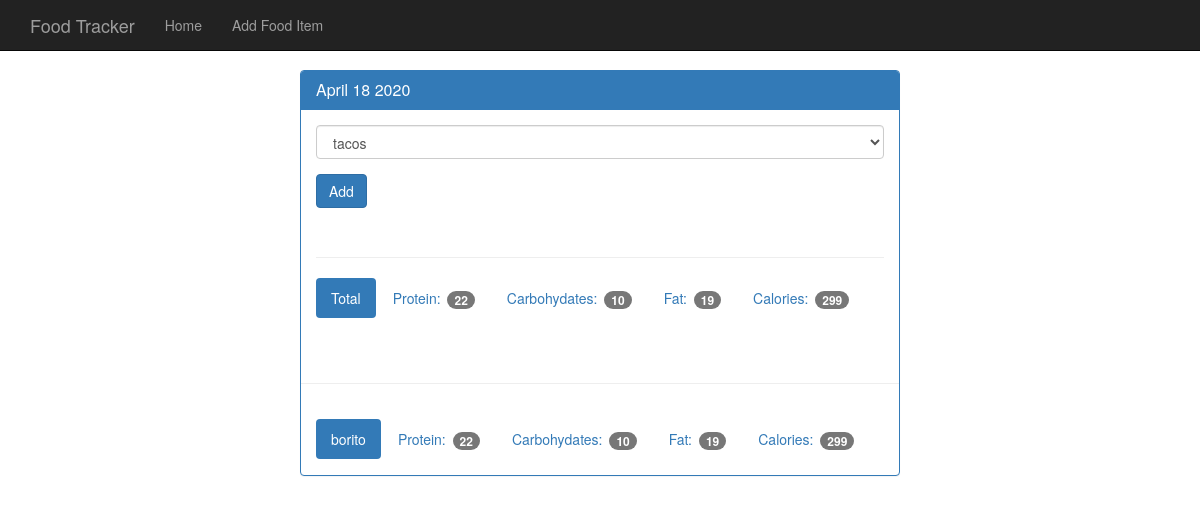
Screenshot of /view/20200418 with the database file from the repository.
### tables this page shows
CREATE TABLE food(
    id integer primary key autoincrement,
    name text not null,
    protein integer not null,
    carbohydrates integer not null,
    fat integer not null,
    calories integer not null
);

### app.py (the view, shortened to what this page needs)
@app.route("/view/<date>", methods=["GET", "POST"])
def view(date):
    db = get_db()
    cur = db.execute("select id, entry_date from log_date where entry_date = ?", [date])
    date_result = cur.fetchone()
    selected_date = datetime.strftime(helper_date(date_result), "%B %d %Y")
    food_cur = db.execute("select id, name from food")
    res_food = food_cur.fetchall()
    log_cur = db.execute(
        "select food.name, food.protein, food.carbohydrates, food.fat, food.calories from log_date join food_date on food_date.log_date_id = log_date.id join food on food.id = food_date.food_id where log_date.entry_date = ?",
        [date],
    )
    log_res = log_cur.fetchall()
    day_total = {"protein": 0, "carbohydrates": 0, "fat": 0, "calories": 0}
    for food in log_res:
        day_total["protein"] += food["protein"]
        day_total["carbohydrates"] += food["carbohydrates"]
        day_total["fat"] += food["fat"]
        day_total["calories"] += food["calories"]
    return render_template(
        "day.html",
        entry_date=date_result["entry_date"],
        selected_date=selected_date,
        res_food=res_food,
        log_res=log_res,
        day_total=day_total,
    )

### database/database.py (called while the page is built)
def connect_db():
    sql = sqlite3.connect(
        "/Users/roberthunnicutt/Downloads/starting_html/food_tracker.db"
    )
    sql.row_factory = sqlite3.Row
    return sql

def get_db():
    if not hasattr(g, "sqlite_db"):
        g.sqlite_db = connect_db()
    return g.sqlite_db

### helpers/helpers.py (called while the page is built)
def helper_date(date):
    d = datetime.strptime(str(date['entry_date']),'%Y%m%d')
    return d

### templates/day.html
{% extends 'base.html' %}
{% block content %}
<nav class="navbar navbar-inverse navbar-fixed-top">
  <div class="container">
    <div class="navbar-header">
      <a class="navbar-brand" href="{{url_for('index')}}">Food Tracker</a>
    </div>
    <div id="navbar" class="navbar-collapse collapse">
      <ul class="nav navbar-nav">
        <li><a href="{{url_for('index')}}">Home</a></li>
        <li><a href="{{url_for('food')}}">Add Food Item</a></li>
      </ul>
    </div>
  </div>
</nav>
<div class="container theme-showcase col-sm-6 col-sm-offset-3" role="main">
  <div class="row">
    <div>
      <div class="panel panel-primary">
        <div class="panel-heading">
          <h3 class="panel-title">{{selected_date}}</h3>
        </div>
        <div class="panel-body">
          <form method="POST" action="{{url_for('view',date=entry_date)}}">
            <div class="form-group">
              <select name="selected_food" class="form-control">
                {% for food in res_food %}
                <option value="{{food.id}}">{{food.name}}</option>
                {% endfor %}
              </select>
            </div>
            <button type="submit" class="btn btn-primary">Add</button>
          </form>
          <div class="page-header"></div>
          <ul class="nav nav-pills" role="tablist">
            <li class="active"><a>Total</a></li>
            <li><a>Protein: <span class="badge">{{day_total.protein}}</span></a></li>
            <li><a>Carbohydates: <span class="badge">{{day_total.carbohydrates}}</span></a></li>
            <li><a>Fat: <span class="badge">{{day_total.fat}}</span></a></li>
            <li><a>Calories: <span class="badge">{{day_total.calories}}</span></a></li>
          </ul>
        </div>
        <div class="page-header"></div>
        {% for food in log_res %}
        <div class="panel-body">
          <ul class="nav nav-pills" role="tablist">
            <li class="active"><a>{{food.name}}</a></li>
            <li><a>Protein: <span class="badge">{{food.Protein}}</span></a></li>
            <li><a>Carbohydates: <span class="badge">{{food.carbohydrates}}</span></a></li>
            <li><a>Fat: <span class="badge">{{food.fat}}</span></a></li>
            <li><a>Calories: <span class="badge">{{food.calories}}</span></a></li>
          </ul>
        </div>
        {% endfor %}
      </div>
    </div>
  </div>
</div>
{%  endblock %}

### static/theme.css (style rules this page uses)
body { padding-top: 70px; padding-bottom: 30px; }

### rows the page displays
food: name "borito", Protein "22", carbohydrates "10", fat "19", calories "299"

### other values shown
{{ selected_date }} "April 18 2020"
{{ day_total.protein }} "22"
{{ day_total.carbohydrates }} "10"
{{ day_total.fat }} "19"
{{ day_total.calories }} "299"
form field selected_food "tacos"
